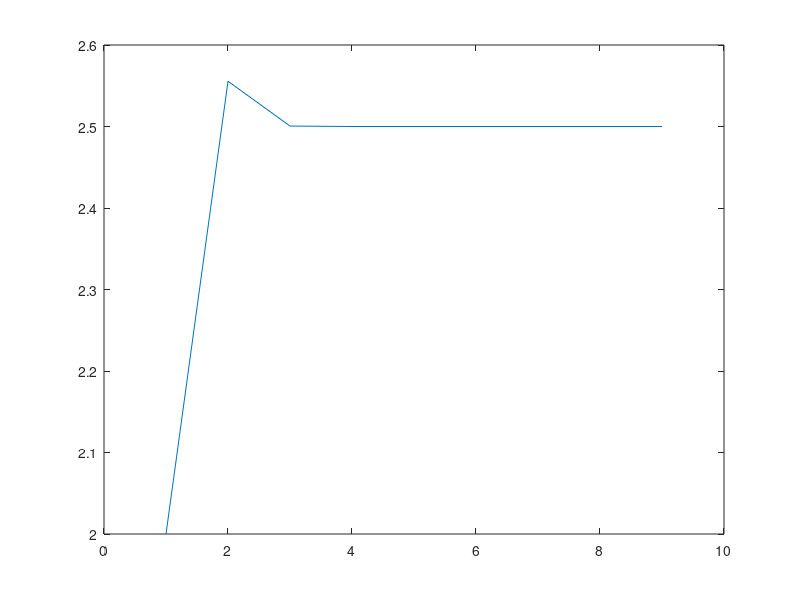

Write the MATLAB code that produced this figure.
clc;clear;

i = 1;xi = 2;ans = 2.5;

iter_list = [];ans_list = [];
while i < 100 & ((i < 10) | abs(xi-ans) < 10^9 & abs(xi-ans) > 10^-9)
    iter_list = [iter_list, i];
    ans_list = [ans_list, xi];
%     xi = 15 - 2*xi*xi;
%     xi = 15 / (2*xi +1);
    xi = xi - (2*xi*xi + xi - 15) / (4*xi + 1);
    i = i+1;
end
ans_list
plot(iter_list, ans_list,'-')